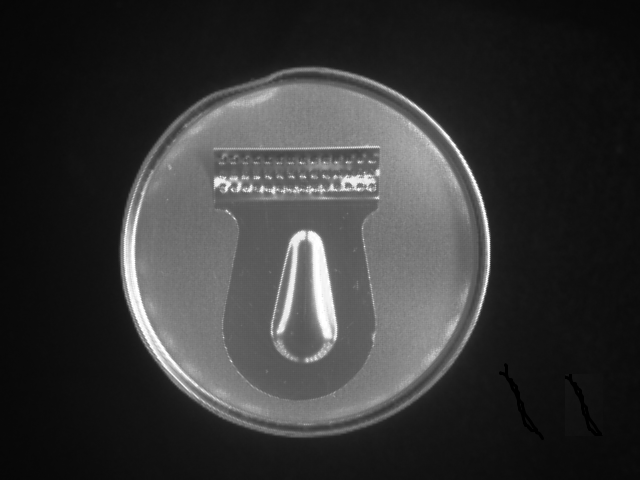
#> input picture aps3/Figuras_APS3/Fig3_lata5.png, 640 x 480 px, found by its file name
$ python ex3.py
#> lines starting #> are read from the running program, lines starting #| are printed output that depends on the picture; after the words box and inside, x2 and y2 are one past the last pixel; in counts of white or black regions, pixels touching at a corner belong together
### aps3/library/selectBlob.py
#==============================================================================
#                              Select Blob Module
#==============================================================================
# Inputs:
# img_in			2D array of UINT8			binarized image (blobs)
# keypoints			array of keypoints			desired blobs keypoints
#------------------------------------------------------------------------------
# Outputs:
# img_out			2D array of UINT8			output image (selected blobs)
#==============================================================================

#------------------------------------------------------------------------------
# Load Dependencies
#------------------------------------------------------------------------------
import cv2
import numpy as np

#------------------------------------------------------------------------------
# Function selectBlob()
#------------------------------------------------------------------------------
def selectBlob(img_in, keypoints):

	# Label each independent blob with a number (labels)
	num_labels, labels = cv2.connectedComponents(img_in)

	# Allocatemq memory for result image
	img_out = np.zeros_like(img_in, dtype = np.uint8)

	# Test if any keypoint is given (only operates if so)
	if len(keypoints) > 0:

		# >>> Select blobs based on keypoint values <<<

		# Iterate through all keypoints and select desired labels
		for KP in keypoints:
			line = int(KP.pt[0])
			column = int(KP.pt[1])
			selected_label = labels[column, line]

			# Insert each selected blob in the result image
			img_label = np.where(labels == selected_label, 255, 0).astype('uint8')
			img_out = np.bitwise_or(img_out, img_label)

	# Return result binary image (selected blobs)
	return img_out
#------------------------------------------------------------------------------

### aps3/ex3.py
import cv2
import matplotlib.pyplot as plt
import numpy as np
from library.selectBlob import *

img = cv2.imread("Visao_de_maquina/aps3/Figuras_APS3/Fig3_lata5.png", cv2.IMREAD_GRAYSCALE)
#> img is the input picture: shape (480, 640); min 0, max 255, mean 54.4
if img is None:
    print("File not found. Bye!")
    exit(0)
h, w = img.shape
#> h = 480; w = 640

params = cv2.SimpleBlobDetector_Params()

# Set blob color (0=black, 255=white)
params.filterByColor = True
params.blobColor = 255

# Filter by Area
params.filterByArea = True
params.minArea = 107000
params.maxArea = 200000

# Filter by Circularity
params.filterByCircularity = False
params.minCircularity = 1
params.maxCircularity = 1

# Filter by Convexity
params.filterByConvexity = True
params.minConvexity = 0.995
params.maxConvexity = 1

# Filter by Inertia
params.filterByInertia = False
#params.minInertiaRatio = 0.01
#params.maxInertiaRatio = 1

# Set up the detector with default parameters.
detector = cv2.SimpleBlobDetector_create(params)

img_bin = np.zeros((h, w), dtype=np.uint8)

img_bin = np.where(img < 50, 0, 255).astype(np.uint8)
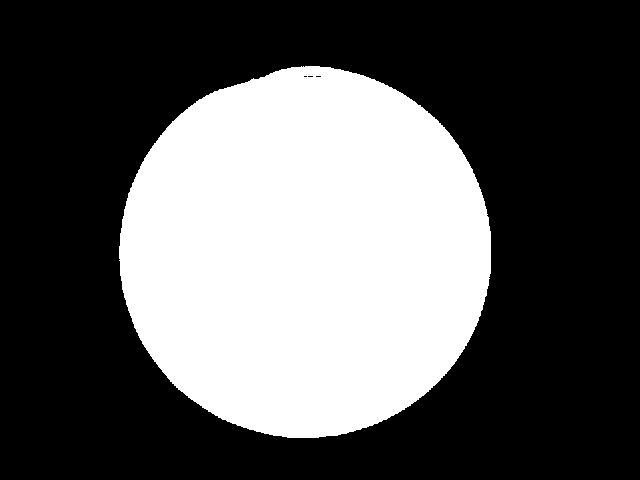
#> img_bin: shape (480, 640); 35.3% white; 1 white region, box (x1, y1, x2, y2) and area: (119, 66, 491, 438) 108423


#display image (with text)
cv2.imshow("Img binary", img_bin)

# Detect blobs
KP = detector.detect(img_bin)
#> KP = ()
print("Nro de blobs: ",len(KP))
#| Nro de blobs:  0

mask_blobs = selectBlob(img_bin, KP)
#> in selectBlob, `num_labels, labels = cv2.connectedComponents(img_in)`: num_labels = 2
#> mask_blobs: shape (480, 640); every value is 0

contours, hierarchy = cv2.findContours(mask_blobs, cv2.RETR_EXTERNAL, cv2.CHAIN_APPROX_SIMPLE)
#> contours = []

img1_text = cv2.cvtColor(img,cv2.COLOR_GRAY2RGB)
cv2.drawContours(img1_text, contours, -1, (255,0,0), 2)

contagem = 0
i=1
for cnt in contours:
    ellipse = cv2.fitEllipse(cnt)
    (x, y), (d1, d2), angle = ellipse
    cv2.ellipse(img1_text, ellipse, (0,255,0), 2)
    cv2.putText(img1_text, str(i), (int(x), int(y)), cv2.FONT_HERSHEY_PLAIN, 1, (0,0,255))
    area = np.pi*(d1/2)*(d2/2)
    print("Area_", i, "=", area)
    contagem +=1
    i+=1
#> this loop made 0 passes
#> after the loop, contagem = 0; i = 1

if contagem == 1:
    print('A lata está inteira')
else:
    print('A lata está amassada')
#display image (with text)
cv2.imshow("Img1 with texts", img1_text)

#aguarda uma tecla
cv2.waitKey(0)

$ run again, with aps3/Figuras_APS3/Fig3_lata2.png copied over aps3/Figuras_APS3/Fig3_lata5.png
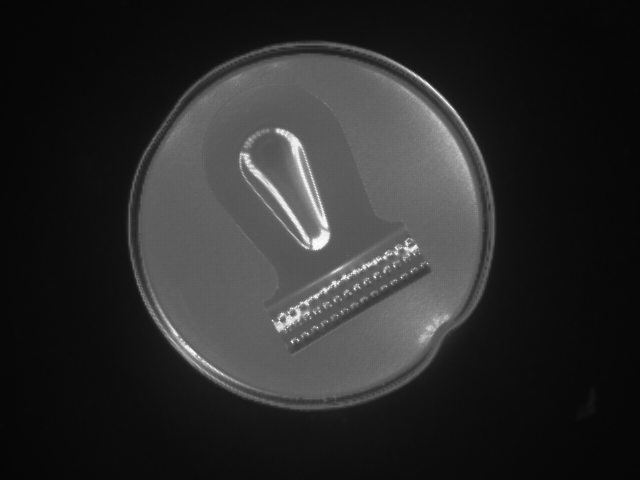
#> input picture aps3/Figuras_APS3/Fig3_lata2.png, 640 x 480 px, found by its file name
#> img is the input picture: shape (480, 640); min 5, max 255, mean 42.8
#> `img_bin = np.where(img < 50, 0, 255).astype(np.uint8)`:
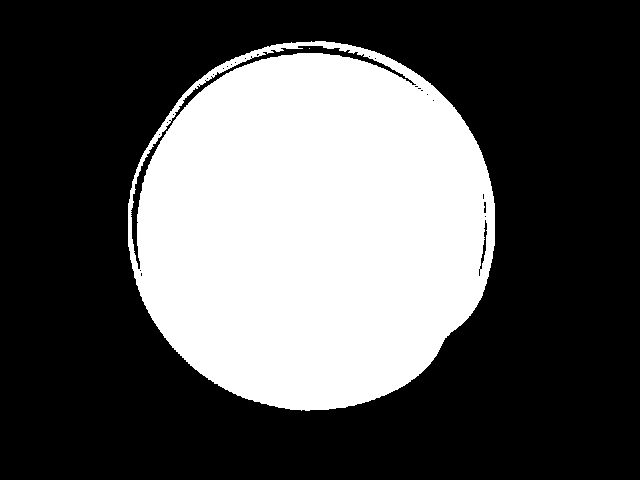
#> img_bin: shape (480, 640); 33.9% white; 2 white regions (1 under 20 px), largest, box (x1, y1, x2, y2) and area: (128, 41, 495, 411) 104287
#> KP = ()
#| Nro de blobs:  0
#> in selectBlob, `num_labels, labels = cv2.connectedComponents(img_in)`:
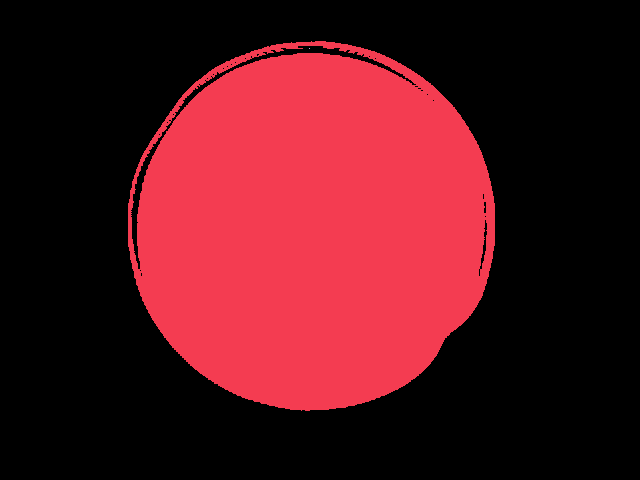
#> labels: shape (480, 640) int32; 3 distinct labels, from 0 to 2; one colour per label, 0 black
#> num_labels = 3
#> mask_blobs: shape (480, 640); every value is 0
#> contours = []
#> after the loop `for cnt in contours:`: contagem = 0; i = 1
